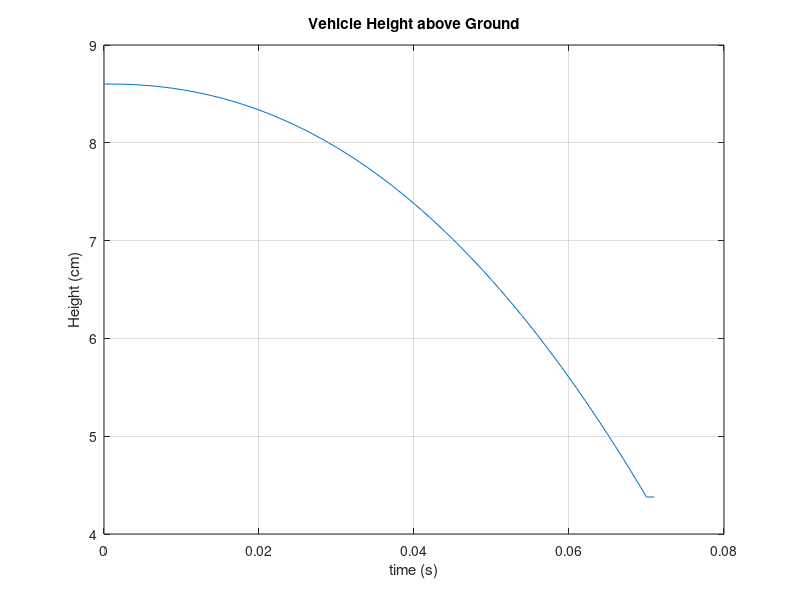
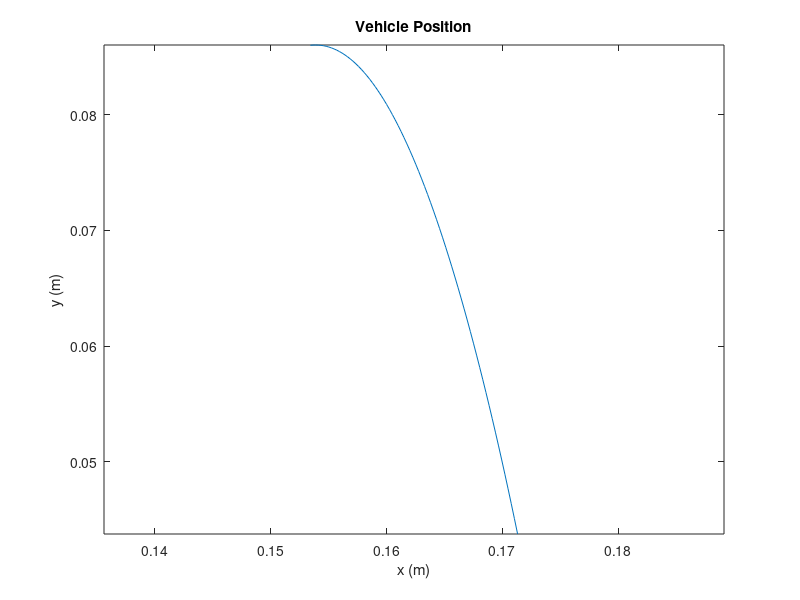
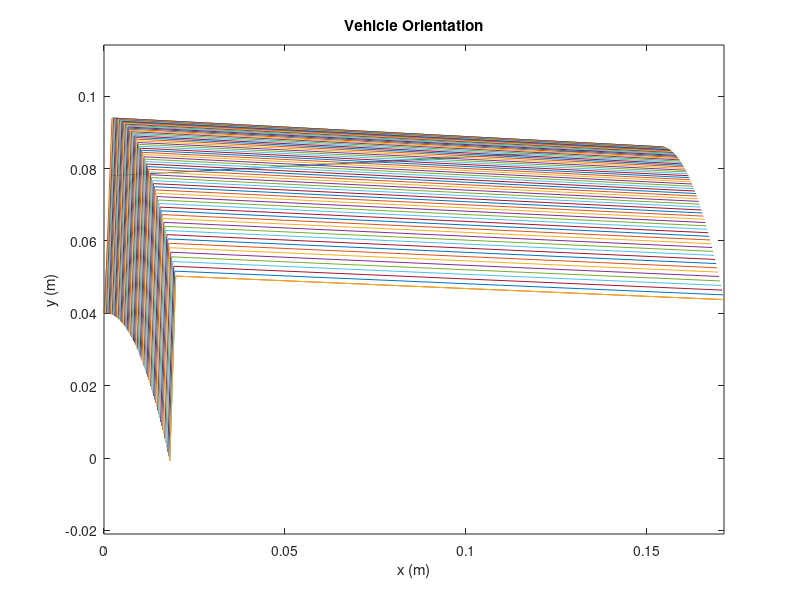
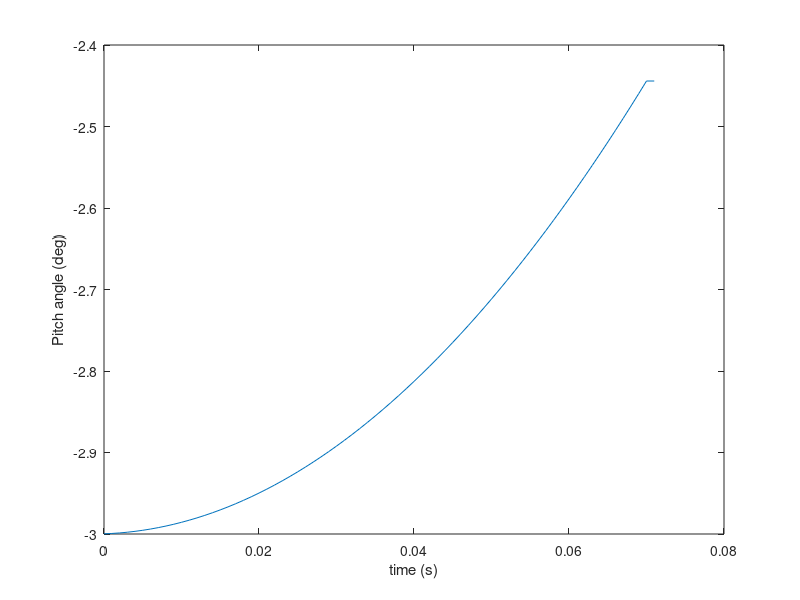

These figures' MATLAB source, in order:
%Matthew perkins
%simulation of skatebot glide phase with given inital conditions.

%Skate modeling script
clc;clear;close all;
load SWliftdragdata.mat
load relativetipmotion12_5.mat

%assumptions
%no friction force from tail during glide phase
%y reference starts at height of mount at rest. all references from
%assume constant angle of attack for now
%initial conditions are known

%skate constant values
gravity=-9.81;                                  %acceleration due to gravity (m/s^2)
dwater=1000;                                    %Density of water (kg/m^3)
vehvoleng=632.88;                               %displacement of the vehicle (in^3)
vehvolmet=vehvoleng*1.6387*10^-5;               %displacement of vehicle(m^3)
buoyforce=-vehvolmet*dwater*gravity;            %buoyant force on vehicle
buoydist=.01189;                                %distance of buoyant force from cg (m)
vehiclemass=10.36;                              %total mass of vehicle in kg
additionalmass=1.53-.34;                        %additional ballast (kg)
totalmass=vehiclemass+additionalmass;
gravforce=totalmass*gravity;
dragcoeff=1.72;                                 %calculated from SW flow sim
crossarea=.02135;                               %cross sectional area of bottom of vehicle(m^2)
IZZ=.31873;                                     %rotational moment of inertia (Kg*m^2)
mountcgdifx=0.151638;                            %distance between cg and mountlocation (m)
mountcgdify=1.5*2.54/100;                        %vertical distance between cg and mount loc (m)


%assuming constant angle of attack
AoA=1;  %angle of attack
Fl1=interp1(SWdatastruct.AoA.data,SWdatastruct.lift.data,AoA,'linear','extrap') %lift force at one BL/s at current AoA
if Fl1<0
    Fl1=0;
end
Fd1=interp1(SWdatastruct.AoA.data,SWdatastruct.drag.data,AoA,'linear','extrap'); %drag force at one BL/s at current AoA
V1=.7112*cosd(AoA); %horizontal velocity of flow test (m/s)

%dimensions of approximate ellipsoid for added mass force
%calculations
a=.35;              %forward radius (m)
b=.07;              %vertical radius(m)
c=.305;             %side radius (m)
radfunC= @(intx) (dwater*pi)*(1-intx.^2/a)*c;
Vertaddedmass=2*integral(radfunC,0,a);  %ellipsoid approximation

%Vertaddedmass=dwater*pi*a^2;       %flat plate approximation  
%Vertaddedmass=0


%% simulation
dt=.001;                            %time step
time=0:dt:1.5;                        %time vector (s)

%initial conditions
pitchangle=-3;  %deg
i=0;
mountx=0;
mounty=.04;
midx=mountx+abs(sind(pitchangle)*mountcgdify);
midy=mounty+cosd(pitchangle)*mountcgdify*-sign(pitchangle);
x=mountx+(cosd(pitchangle)*mountcgdifx+abs(sind(pitchangle)*mountcgdify));
y=mounty+(sind(pitchangle)*mountcgdifx*sign(pitchangle)+cosd(pitchangle)*mountcgdify*-sign(pitchangle));
Vx=.23;
Vy=.054;
Ax=0;
Ay=0;
phase=0;
u=cosd(pitchangle)*Vx+sind(pitchangle)*Vy;
v=sind(pitchangle)*Vx+cosd(pitchangle)*Vy;
r=0;
udot=0;
vdot=0;
rdot=0;



%initialize save variables
xsave=[x];
ysave=[y];
Vxsave=[Vx];
Vysave=[Vy];
Axsave=[Ax];
Aysave=[Ay];
phasesave=[phase];
liftsave=[0];
usave=[u];
vsave=[v];
udotsave=[udot];
vdotsave=[vdot];
rsave=[r];
rdotsave=[rdot];
mountxsave=mountx;
mountysave=mounty;
pitchanglesave=pitchangle;
midxsave=midx;
midysave=midy;

running=1;
time=[];
t=0;
while running==1;
    i=i+1;
    time=[time,t];
    
    if y>0 &&mounty>0
        % Skate is gliding%%%%%%%%%%%%%%%%%%
        % forces
        liftforce= u^2*Fl1/V1^2;  %lift force at current speed
        vertFd=.5*dwater*dragcoeff*crossarea*-v;                  %vertical drag force.
        horizFd=-u^2*Fd1/V1^2;

        %accelerations
%         Ax=(horizFd/(totalmass));                              %horizontal acceleration
%         Ay=(buoyforce+gravforce+vertFd+liftforce)/(totalmass+Vertaddedmass); %vertical acceleration
         udot=(horizFd+totalmass*r*v)/totalmass;
         vdot=(buoyforce+gravforce+vertFd+liftforce-(totalmass+Vertaddedmass)*r*u);
         rdot=(buoyforce*buoydist)/IZZ;



        %update variables
        u=u+udot*dt;
        v=v+vdot*dt;
        r=r+rdot*dt;
        Vx=cosd(pitchangle)*u+sind(pitchangle)*v;
        Vy=sind(pitchangle)*u+cosd(pitchangle)*v;
        x=x+Vx*dt;
        y=y+Vy*dt;
        midx=x-cosd(pitchangle)*mountcgdifx;
        midy=y-sind(pitchangle)*mountcgdifx;
        mountx=x-(cosd(pitchangle)*mountcgdifx+abs(sind(pitchangle)*mountcgdify));
        mounty=y-(sind(pitchangle)*mountcgdifx*sign(pitchangle)+cosd(pitchangle)*mountcgdify*-sign(pitchangle));
        pitchangle=pitchangle+r*dt*180/pi;
        phase=2;
    else
        %skate has hit the ground, stopping the vehicle
        phase=0;
        u=0;
        v=0;
        r=0;
        Vx=0;
        Vy=0;
        running=0;
    end
    
    %save variables
    xsave=[xsave,x];
    ysave=[ysave,y];
    Vxsave=[Vxsave,Vx];
    Vysave=[Vysave,Vy];
    Axsave=[Axsave,Ax];
    Aysave=[Aysave,Ay];
    liftsave=[liftsave,liftforce];
    phasesave=[phasesave,phase];
    usave=[usave,u];
    vsave=[vsave,v];
    udotsave=[udotsave,udot];
    vdotsave=[vdotsave,vdot];
    rsave=[rsave,r];
    rdotsave=[rdotsave,rdot];
    mountxsave=[mountxsave,mountx];
    mountysave=[mountysave,mounty];
    pitchanglesave=[pitchanglesave,pitchangle];
    midxsave=[midxsave,midx];
    midysave=[midysave,midy];
    
    %update time
    t=t+dt;
    
end


xtravel=xsave(end);
xsaveeng=39.37*xsave;
ysaveeng=39.37*ysave;

figure
plot(time,ysave(2:end)*100)
title('Vehicle Height above Ground')
xlabel('time (s)')
ylabel('Height (cm)')
grid on

dx=0.46355;     %distance from nose to leg mount
recordedtimes=[2+18/30,2+24/30,2+8/30,1+29/30,2+5/30,2+25/30,2+16/30,2+23/30];
recordedspeeds=dx./recordedtimes;

% subplot(suba,1,4)
% title('1=launch phase, 2=glide phase')
% plot(time,phasesave(2:end))

% figure
% subplot(2,1,1)
% title('Accelerations')
% plot(time,Aysave(2:end))
% xlabel('time (s)')
% ylabel('acceleration (m/s^2)')
% legend('Y direction')

%
figure
plot(xsave,ysave)
xlabel('x (m)')
ylabel('y (m)')
title('Vehicle Position')
axis equal

figure
orientationx=[xsave;midxsave;mountxsave];
orientationy=[ysave;midysave;mountysave];
plot(orientationx,orientationy);
xlabel('x (m)')
ylabel('y (m)')
title('Vehicle Orientation')
axis equal

figure
plot(time,pitchanglesave(2:end))
xlabel('time (s)')
ylabel('Pitch angle (deg)')

figure
plot(time,rsave(2:end))


